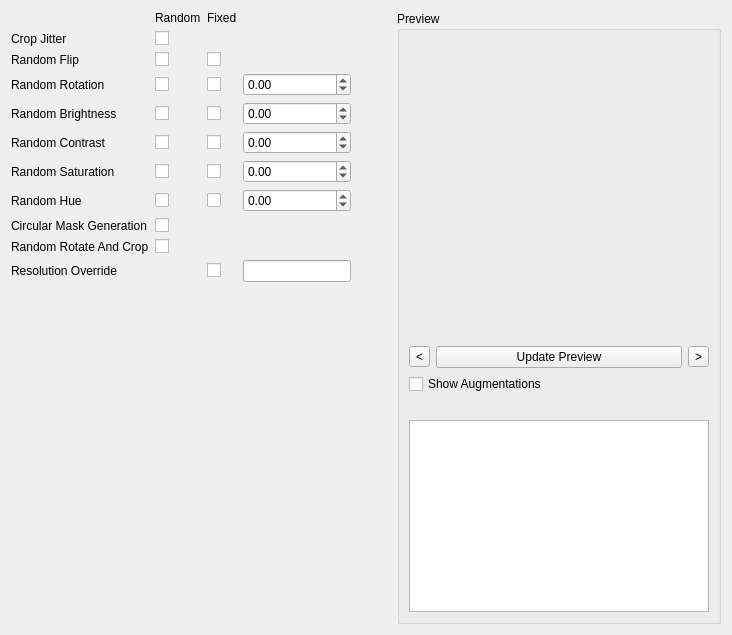
     <widget class="QWidget" name="tab_2">
      <attribute name="title">
       <string>Image Augmentation</string>
      </attribute>
      <layout class="QGridLayout" name="gridLayout_3">
       <item row="3" column="1">
        <widget class="QCheckBox" name="rndFlipCbx">
         <property name="text">
          <string/>
         </property>
        </widget>
       </item>
       <item row="8" column="2">
        <widget class="QCheckBox" name="fixHueCbx">
         <property name="text">
          <string/>
         </property>
        </widget>
       </item>
       <item row="7" column="3">
        <widget class="QDoubleSpinBox" name="saturationSbx">
         <property name="minimum">
          <double>-1.000000000000000</double>
         </property>
         <property name="singleStep">
          <double>0.100000000000000</double>
         </property>
        </widget>
       </item>
       <item row="11" column="2">
        <widget class="QCheckBox" name="fixResolutionOverrideCbx">
         <property name="text">
          <string/>
         </property>
        </widget>
       </item>
       <item row="6" column="0">
        <widget class="QLabel" name="label_15">
         <property name="toolTip">
          <string>Randomly adjusts the contrast of the sample during training</string>
         </property>
         <property name="text">
          <string>Random Contrast</string>
         </property>
        </widget>
       </item>
       <item row="11" column="3">
        <widget class="QLineEdit" name="resolutionOverrideLed"/>
       </item>
       <item row="7" column="0">
        <widget class="QLabel" name="label_16">
         <property name="toolTip">
          <string>Randomly adjusts the saturation of the sample during training</string>
         </property>
         <property name="text">
          <string>Random Saturation</string>
         </property>
        </widget>
       </item>
       <item row="5" column="1">
        <widget class="QCheckBox" name="rndBrightnessCbx">
         <property name="text">
          <string/>
         </property>
        </widget>
       </item>
       <item row="9" column="1">
        <widget class="QCheckBox" name="rndCircularMaskCbx">
         <property name="text">
          <string/>
         </property>
        </widget>
       </item>
       <item row="1" column="2">
        <widget class="QLabel" name="label_11">
         <property name="toolTip">
          <string>Enable this augmentation with fixed values</string>
         </property>
         <property name="text">
          <string>Fixed</string>
         </property>
        </widget>
       </item>
       <item row="6" column="1">
        <widget class="QCheckBox" name="rndContrastCbx">
         <property name="text">
          <string/>
         </property>
        </widget>
       </item>
       <item row="9" column="0">
        <widget class="QLabel" name="label_18">
         <property name="toolTip">
          <string>Automatically create circular masks for masked training</string>
         </property>
         <property name="text">
          <string>Circular Mask Generation</string>
         </property>
        </widget>
       </item>
       <item row="2" column="1">
        <widget class="QCheckBox" name="rndJitterCbx">
         <property name="text">
          <string/>
         </property>
        </widget>
       </item>
       <item row="11" column="0">
        <widget class="QLabel" name="label_20">
         <property name="toolTip">
          <string>Override the resolution for this concept. Optionally specify multiple resolutions separated by a comma, or a single exact resolution in the format &lt;width&gt;x&lt;height&gt;</string>
         </property>
         <property name="text">
          <string>Resolution Override</string>
         </property>
        </widget>
       </item>
       <item row="6" column="3">
        <widget class="QDoubleSpinBox" name="contrastSbx">
         <property name="minimum">
          <double>-1.000000000000000</double>
         </property>
         <property name="singleStep">
          <double>0.100000000000000</double>
         </property>
        </widget>
       </item>
       <item row="4" column="0">
        <widget class="QLabel" name="label_13">
         <property name="toolTip">
          <string>Randomly rotates the sample during training</string>
         </property>
         <property name="text">
          <string>Random Rotation</string>
         </property>
        </widget>
       </item>
       <item row="1" column="1">
        <widget class="QLabel" name="label_10">
         <property name="toolTip">
          <string>Enable this augmentation with random values</string>
         </property>
         <property name="text">
          <string>Random</string>
         </property>
        </widget>
       </item>
       <item row="6" column="2">
        <widget class="QCheckBox" name="fixContrastCbx">
         <property name="text">
          <string/>
         </property>
        </widget>
       </item>
       <item row="8" column="3">
        <widget class="QDoubleSpinBox" name="hueSbx">
         <property name="minimum">
          <double>-1.000000000000000</double>
         </property>
         <property name="maximum">
          <double>1.000000000000000</double>
         </property>
         <property name="singleStep">
          <double>0.050000000000000</double>
         </property>
        </widget>
       </item>
       <item row="8" column="1">
        <widget class="QCheckBox" name="rndHueCbx">
         <property name="text">
          <string/>
         </property>
        </widget>
       </item>
       <item row="12" column="3">
        <spacer name="verticalSpacer_2">
         <property name="orientation">
          <enum>Qt::Orientation::Vertical</enum>
         </property>
         <property name="sizeHint" stdset="0">
          <size>
           <width>20</width>
           <height>40</height>
          </size>
         </property>
        </spacer>
       </item>
       <item row="7" column="2">
        <widget class="QCheckBox" name="fixSaturationCbx">
         <property name="text">
          <string/>
         </property>
        </widget>
       </item>
       <item row="10" column="1">
        <widget class="QCheckBox" name="rndRotateCropCbx">
         <property name="text">
          <string/>
         </property>
        </widget>
       </item>
       <item row="4" column="1">
        <widget class="QCheckBox" name="rndRotationCbx">
         <property name="text">
          <string/>
         </property>
        </widget>
       </item>
       <item row="8" column="0">
        <widget class="QLabel" name="label_17">
         <property name="toolTip">
          <string>Randomly adjusts the hue of the sample during training</string>
         </property>
         <property name="text">
          <string>Random Hue</string>
         </property>
        </widget>
       </item>
       <item row="4" column="2">
        <widget class="QCheckBox" name="fixRotationCbx">
         <property name="text">
          <string/>
         </property>
        </widget>
       </item>
       <item row="3" column="2">
        <widget class="QCheckBox" name="fixFlipCbx">
         <property name="text">
          <string/>
         </property>
        </widget>
       </item>
       <item row="4" column="3">
        <widget class="QDoubleSpinBox" name="rotationSbx">
         <property name="minimum">
          <double>-360.000000000000000</double>
         </property>
         <property name="maximum">
          <double>360.000000000000000</double>
         </property>
        </widget>
       </item>
       <item row="7" column="1">
        <widget class="QCheckBox" name="rndSaturationCbx">
         <property name="text">
          <string/>
         </property>
        </widget>
       </item>
       <item row="10" column="0">
        <widget class="QLabel" name="label_19">
         <property name="toolTip">
          <string>Randomly rotate the training samples and crop to the masked region</string>
         </property>
         <property name="text">
          <string>Random Rotate And Crop</string>
         </property>
        </widget>
       </item>
       <item row="3" column="0">
        <widget class="QLabel" name="label_12">
         <property name="toolTip">
          <string>Randomly flip the sample during training</string>
         </property>
         <property name="text">
          <string>Random Flip</string>
         </property>
        </widget>
       </item>
       <item row="2" column="0">
        <widget class="QLabel" name="label_9">
         <property name="toolTip">
          <string>Enables random cropping of samples</string>
         </property>
         <property name="text">
          <string>Crop Jitter</string>
         </property>
        </widget>
       </item>
       <item row="5" column="4">
        <spacer name="horizontalSpacer">
         <property name="orientation">
          <enum>Qt::Orientation::Horizontal</enum>
         </property>
         <property name="sizeHint" stdset="0">
          <size>
           <width>40</width>
           <height>20</height>
          </size>
         </property>
        </spacer>
       </item>
       <item row="5" column="3">
        <widget class="QDoubleSpinBox" name="brightnessSbx">
         <property name="minimum">
          <double>-1.000000000000000</double>
         </property>
         <property name="singleStep">
          <double>0.100000000000000</double>
         </property>
        </widget>
       </item>
       <item row="5" column="2">
        <widget class="QCheckBox" name="fixBrightnessCbx">
         <property name="text">
          <string/>
         </property>
        </widget>
       </item>
       <item row="5" column="0">
        <widget class="QLabel" name="label_14">
         <property name="toolTip">
          <string>Randomly adjusts the brightness of the sample during training</string>
         </property>
         <property name="text">
          <string>Random Brightness</string>
         </property>
        </widget>
       </item>
       <item row="1" column="5" rowspan="12">
        <widget class="QGroupBox" name="groupBox">
         <property name="title">
          <string>Preview</string>
         </property>
         <layout class="QGridLayout" name="gridLayout_5">
          <item row="0" column="0" colspan="3">
           <widget class="QLabel" name="previewLbl">
            <property name="sizePolicy">
             <sizepolicy hsizetype="Fixed" vsizetype="Fixed">
              <horstretch>0</horstretch>
              <verstretch>0</verstretch>
             </sizepolicy>
            </property>
            <property name="minimumSize">
             <size>
              <width>300</width>
              <height>300</height>
             </size>
            </property>
            <property name="maximumSize">
             <size>
              <width>300</width>
              <height>300</height>
             </size>
            </property>
            <property name="text">
             <string/>
            </property>
            <property name="alignment">
             <set>Qt::AlignmentFlag::AlignCenter</set>
            </property>
           </widget>
          </item>
          <item row="1" column="0">
           <widget class="QToolButton" name="prevBtn">
            <property name="text">
             <string>&lt;</string>
            </property>
           </widget>
          </item>
          <item row="1" column="1">
           <widget class="QPushButton" name="updatePreviewBtn">
            <property name="text">
             <string>Update Preview</string>
            </property>
           </widget>
          </item>
          <item row="1" column="2">
           <widget class="QToolButton" name="nextBtn">
            <property name="text">
             <string>&gt;</string>
            </property>
           </widget>
          </item>
          <item row="2" column="0" colspan="2">
           <widget class="QCheckBox" name="showAugmentationsCbx">
            <property name="text">
             <string>Show Augmentations</string>
            </property>
           </widget>
          </item>
          <item row="3" column="0" colspan="2">
           <widget class="QLabel" name="filenameLbl">
            <property name="text">
             <string/>
            </property>
           </widget>
          </item>
          <item row="4" column="0" colspan="3">
           <widget class="QPlainTextEdit" name="promptTed">
            <property name="readOnly">
             <bool>true</bool>
            </property>
           </widget>
          </item>
         </layout>
        </widget>
       </item>
      </layout>
     </widget>
